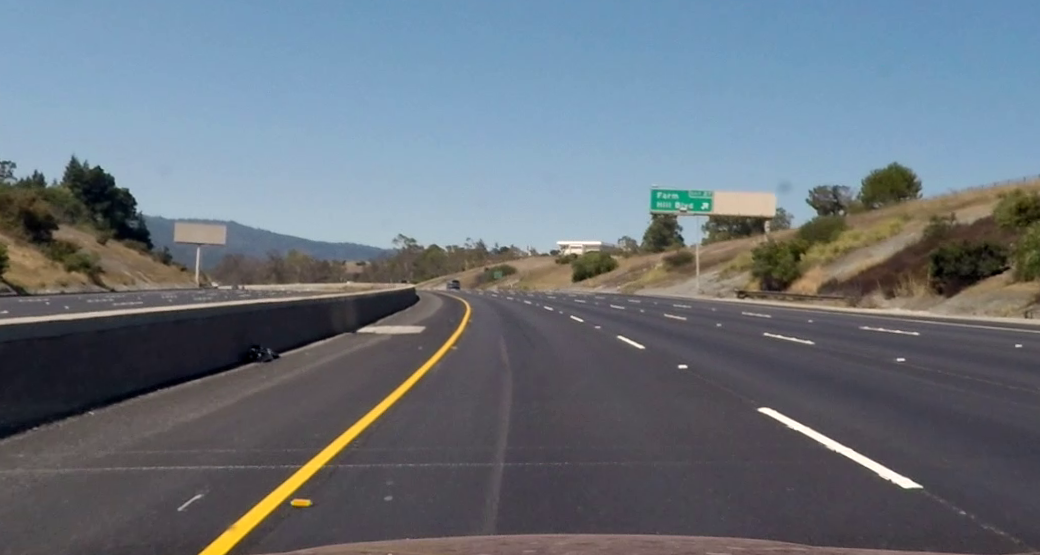
#> input picture part1_p12_lane_detection/p2_adv_lane_detection/images/adjusted.png, 1040 x 555 px; its folder holds only this picture in this run
$ python -i thresholding_utils.py   (imports and definitions only)   (older library calls are emulated)
#> lines starting #> are read from the running program, lines starting #| are printed output that depends on the picture
#> further down, picture is the input picture: shape (555, 1040, 3); mean B, G, R 123.6, 114.2, 105.3
import numpy as np
import matplotlib.pyplot as plt
import cv2
import matplotlib.image as mpimg
import glob
import os
from misc_utils import show_img, showstep

nx = 9
ny = 6
#dir = os.path.dirname(os.path.abspath(__file__))
# img = cv2.imread(dir+"/signs_vehicles_xygrad.png")


def abs_sobel_thresh(img, orient='x', thresh_min=0, thresh_max=255):
    # print(thresh_min, thresh_max)
#> called with orient = 'x', thresh_min = 0, thresh_max = 255
    gray = cv2.cvtColor(img, cv2.COLOR_BGR2GRAY)
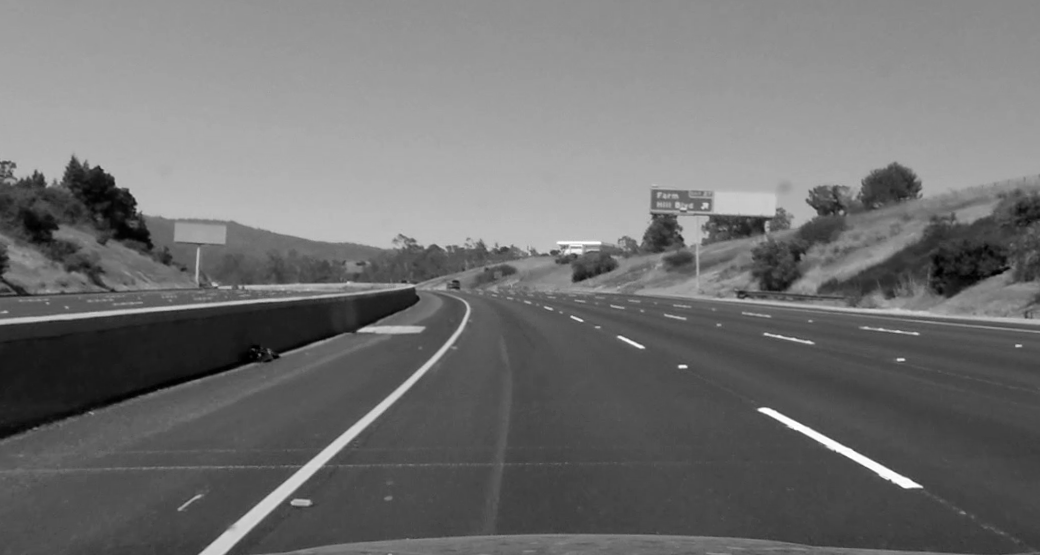
#> gray: shape (555, 1040); min 0, max 255, mean 112.6

    if orient == 'x':
        sobel = cv2.Sobel(gray, cv2.CV_64F, 1, 0)
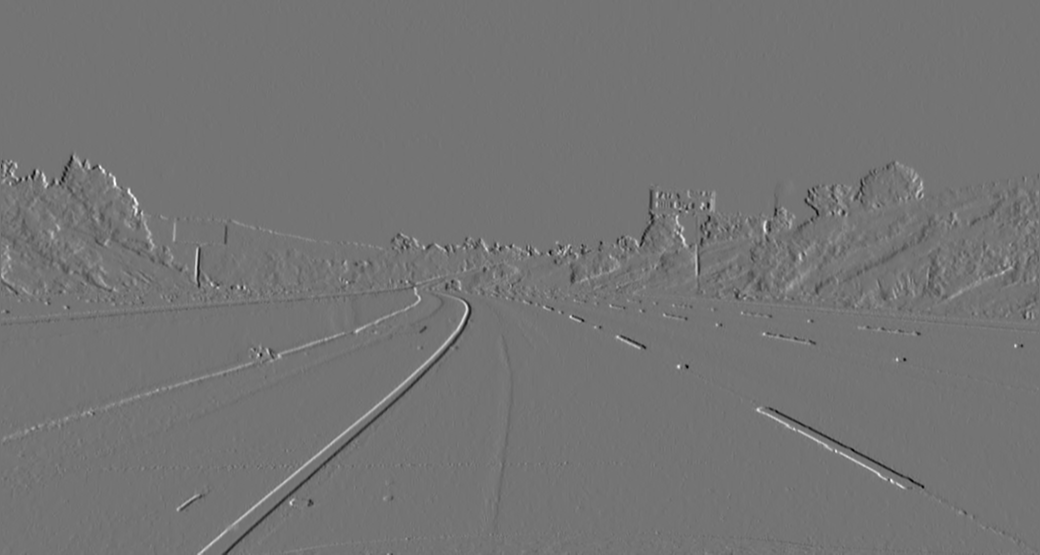
#> sobel: shape (555, 1040) float64; min -423, max 503, mean 0.1; drawn with min black and max white

    elif orient == 'y':
        sobel = cv2.Sobel(gray, cv2.CV_64F, 0, 1)

    abs_sobel = np.absolute(sobel)
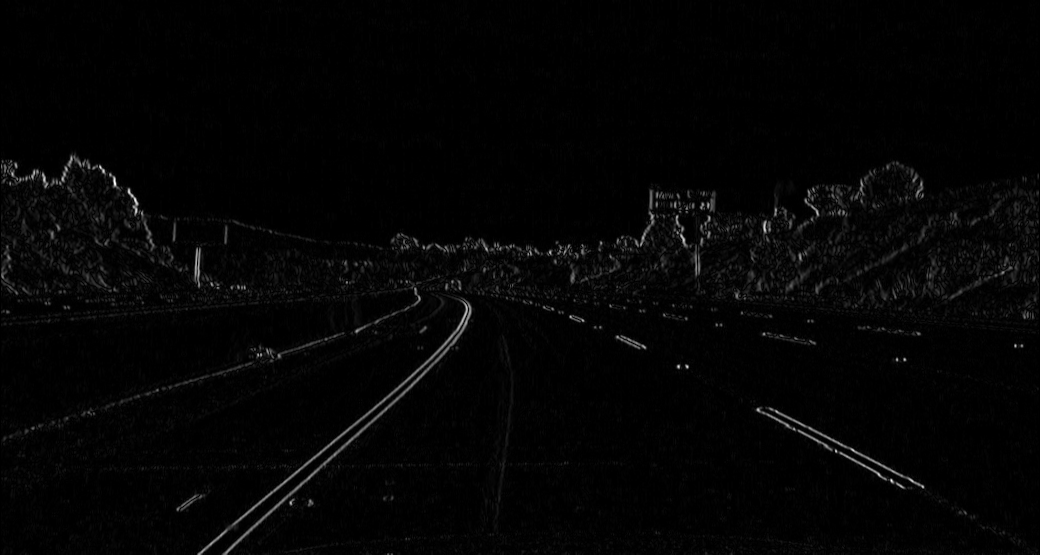
#> abs_sobel: shape (555, 1040) float64; min 0, max 503, mean 9.3; drawn with min black and max white
    # Take the absolute value of the output from cv2.Sobel()
    # print("normalized:", 255*abs_sobel/np.max(sobel))
    scaled_sobel = np.uint8(255*abs_sobel/np.max(abs_sobel))

    # Normalize by dividing each entry of abs_sobel with max of it
    # Multiply by 255 to have 8-bit integer (would result in scale 0-255)

    # print("abs_sobel: ", abs_sobel, "scaled: ", scaled_sobel)
    gradbinary = np.zeros_like(scaled_sobel)
    gradbinary[(scaled_sobel >= thresh_min) & (scaled_sobel <= thresh_max)] = 255
    # print("binary", gradbinary)
    # show_img(gradbinary)
    return gradbinary


# [46 lines left out: functions mag_thresh, dir_threshold, hls_select, not called in this run]


# [14 lines of commented-out code are left out]

>>> import cv2
>>> picture = cv2.imread('images/adjusted.png')
>>> result = abs_sobel_thresh(picture)
#> result: shape (555, 1040); every value is 255
